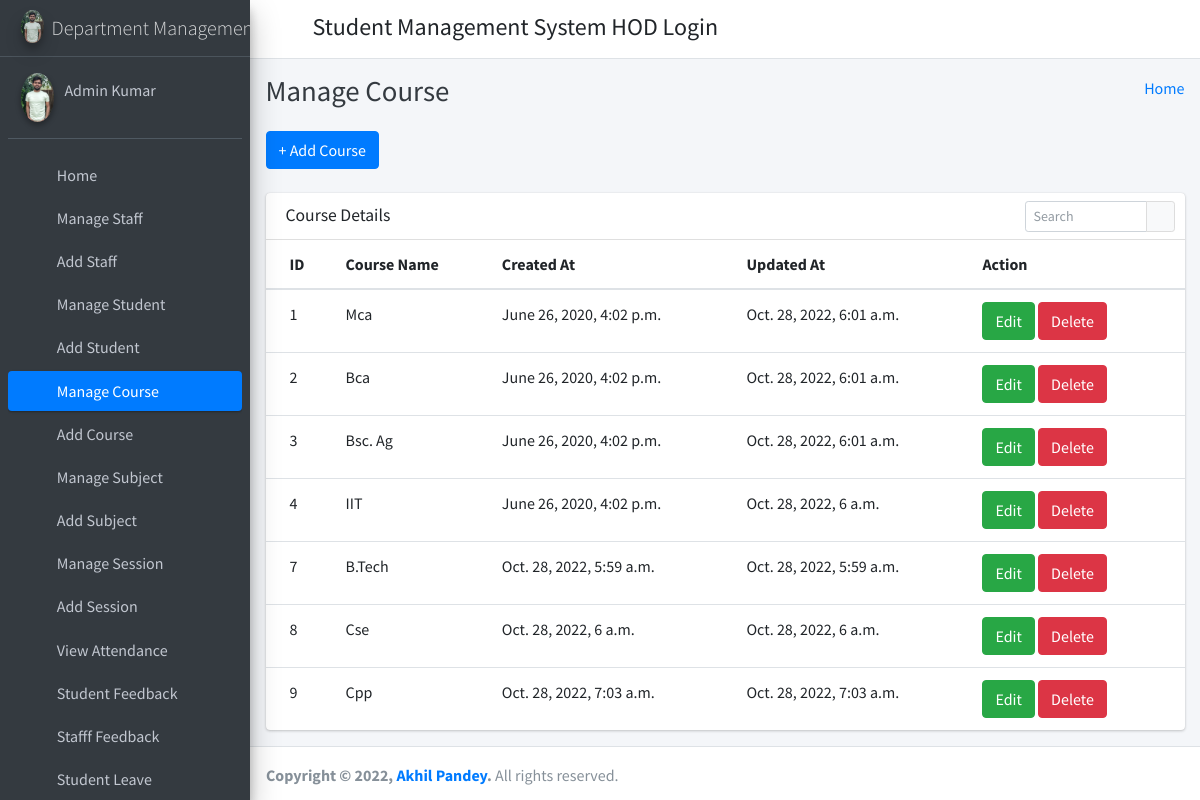
/manage_course/ (signed in), run on the app's committed database.
### student_management_app/models.py (models this page shows)
class CustomUser(AbstractUser):
    user_type_data = ((1, "HOD"), (2, "Staff"), (3, "Student"))
    user_type = models.CharField(default=1, choices=user_type_data, max_length=10)

class Courses(models.Model):
    id = models.AutoField(primary_key=True)
    course_name = models.CharField(max_length=255)
    created_at = models.DateTimeField(auto_now_add=True)
    updated_at = models.DateTimeField(auto_now=True)
    objects = models.Manager()

### student_management_app/HodViews.py (the view)
# urls.py: path('manage_course/', HodViews.manage_course, name="manage_course"),
def manage_course(request):
    courses = Courses.objects.all()
    context = {
        "courses": courses
    }
    return render(request, 'hod_template/manage_course_template.html', context)

### student_management_app/LoginCheckMiddleWare.py (called while the page is built, shortened)
    def process_view(self, request, view_func, view_args, view_kwargs):
        modulename = view_func.__module__
        user = request.user
        if user.is_authenticated:
            if user.user_type == "1":
                if modulename == "student_management_app.HodViews":
                    pass
                elif modulename == "student_management_app.views" or modulename == "django.views.static":
                    pass
                else:
                    return redirect("admin_home")
            else:
                return redirect("login")
        else:
            if request.path == reverse("login") or request.path == reverse("doLogin"):
                pass
            else:
                return redirect("login")

### student_management_app/templates/hod_template/manage_course_template.html (shortened to what this page needs)
{% extends 'hod_template/base_template.html' %}
{% block page_title %}
    Manage Course
{% endblock page_title %}
{% block main_content %}
{% load static %}
<section class="content">
        <div class="container-fluid">
            <a class="btn btn-primary" href="{% url 'add_course' %}" role="button">+ Add Course</a> <br/>&nbsp;
            <div class="row">
                <div class="col-md-12">
                    <div class="card">
                        <div class="card-header">
                            <h3 class="card-title">Course Details</h3>
                            <div class="card-tools">
                            <div class="input-group input-group-sm" style="width: 150px;">
                                <input type="text" name="table_search" class="form-control float-right" placeholder="Search">
                                <div class="input-group-append">
                                <button type="submit" class="btn btn-default"><i class="fas fa-search"></i></button>
                                </div>
                            </div>
                            </div>
                        </div>
                        <div class="card-body table-responsive p-0">
                            <table class="table table-hover text-nowrap">
                            <thead>
                                <tr>
                                <th>ID</th>
                                <th>Course Name</th>
                                <th>Created At</th>
                                <th>Updated At</th>
                                <th>Action</th>
                                </tr>
                            </thead>
                            <tbody>
                                {% for course in courses %}
                                <tr>
                                <td>{{ course.id }}</td>
                                <td>{{ course.course_name }}</td>
                                <td>{{ course.created_at }}</td>
                                <td>{{ course.updated_at }}</td>
                                <td>
                                    <a href="{% url 'edit_course' course.id %}" class="btn btn-success">Edit</a>
                                    <a href="{% url 'delete_course' course.id %}" class="btn btn-danger">Delete</a>
                                </td>
                                </tr>
                                {% endfor %}
                            </tbody>
                            </table>
                        </div>
                        </div>
                </div>
            </div>
        </div>
      </section>
  {% endblock main_content %}

### student_management_app/templates/hod_template/base_template.html (shortened to what this page needs)
{% load static %}
<!DOCTYPE html>
<html>
<head>
  <link rel="stylesheet" href="{% static "fontawesome-free/css/all.min.css" %}">
  <link rel="stylesheet" href="https://code.ionicframework.com/ionicons/2.0.1/css/ionicons.min.css">
  <link rel="stylesheet" href="{% static 'tempusdominus-bootstrap-4/css/tempusdominus-bootstrap-4.min.css' %}">
  <link rel="stylesheet" href="{% static "icheck-bootstrap/icheck-bootstrap.min.css" %}">
  <link rel="stylesheet" href="{% static "jqvmap/jqvmap.min.css" %}">
  <link rel="stylesheet" href="{% static 'dist/css/adminlte.min.css'  %}">
  <link rel="stylesheet" href="{% static "overlayScrollbars/css/OverlayScrollbars.min.css" %}">
  <link rel="stylesheet" href="{% static "daterangepicker/daterangepicker.css" %}">
  <link rel="stylesheet" href="{% static "summernote/summernote-bs4.css" %}">
</head>
<body class="hold-transition sidebar-mini layout-fixed">
  <div class="wrapper">
    <nav class="main-header navbar navbar-expand navbar-white navbar-light">
      <ul class="navbar-nav">
        <li class="nav-item">
          <a class="nav-link" data-widget="pushmenu" href="#" role="button"><i class="fas fa-bars"></i></a>
        </li>
      </ul>
      <h4 style="margin-left: 10px; margin-top: 5px;">Student Management System HOD Login</h4>
      <ul class="navbar-nav ml-auto">
      <li class="nav-item dropdown">
        <a class="nav-link" data-toggle="dropdown" href="#" aria-expanded="false">
          <i class="fas fa-cog"></i>
        </a>
      </li>
    </ul>
    </nav>
    {% include 'hod_template/sidebar_template.html' with user=user id=id %}
    <div class="content-wrapper">
      <div class="content-header">
        <div class="container-fluid">
          <div class="row mb-2">
            <div class="col-sm-6">
              <h1 class="m-0 text-dark">
                {% block page_title %}
                {% endblock page_title %}
              </h1>
            </div>
            <div class="col-sm-6">
              <ol class="breadcrumb float-sm-right">
                <li class="breadcrumb-item"><a href="{% url 'admin_home' %}">Home</a></li>
              </ol>
            </div>
          </div>
        </div>
      </div>
      {% block main_content %}
      {% endblock main_content %}
    </div>
    {% include 'hod_template/footer.html' %}
  </div>
</body>
</html>

### student_management_app/templates/hod_template/sidebar_template.html (shortened to what this page needs)
{% load static %}
<aside class="main-sidebar sidebar-dark-primary elevation-4">
      <a href="{% url 'admin_home' %}" class="brand-link">
        <img src="{% static 'dist/img/hero.jpg' %}" alt="AdminLTE Logo" class="brand-image img-circle elevation-3"
            style="opacity: .8">
        <span class="brand-text font-weight-light">Department Management</span>
      </a>
      <div class="sidebar">
        <div class="user-panel mt-3 pb-3 mb-3 d-flex">
          <div class="image">
            <img src="{% static 'dist/img/hero.jpg' %}" class="img-circle elevation-2" alt="User Image">
          </div>
          <div class="info">
            <a href="{% url 'admin_profile' %}" class="d-block">{{ user.first_name }} {{ user.last_name }}</a>
          </div>
        </div>
        <nav class="mt-2">
          <ul class="nav nav-pills nav-sidebar flex-column" data-widget="treeview" role="menu" data-accordion="false">
            <li class="nav-item">
              {% url 'admin_home' as admin_home %}
              <a href="{{ admin_home }}" class="nav-link {% if request.path == admin_home %} active {% endif %}">
                <i class="nav-icon fas fa-tachometer-alt"></i>
                <p>
                  Home
                </p>
              </a>
            </li>
            <li class="nav-item">
              {% url 'manage_staff' as manage_staff %}
              {% url 'edit_staff' staff_id=id as edit_staff %}
              <a href="{{ manage_staff }}" class="nav-link {% if request.path == manage_staff %} active {% endif %} {% if request.path == edit_staff %} active {% endif %}">
                <i class="nav-icon fas fa-chalkboard-teacher"></i>
                <p>
                  Manage Staff
                </p>
              </a>
            </li>
            <li class="nav-item">
              {% url 'add_staff' as add_staff %}
              <a href="{{ add_staff }}" class="nav-link {% if request.path == add_staff %} active {% endif %}">
                <i class="nav-icon fas fa-th"></i>
                <p>
                  Add Staff
                </p>
              </a>
            </li>
            <li class="nav-item">
              {% url 'manage_student' as manage_student %}
              {% url 'edit_student' student_id=id as edit_student %}
              <a href="{{ manage_student }}" class="nav-link {% if request.path == manage_student %} active {% endif %} {% if request.path == edit_student %} active {% endif %}">
                <i class="nav-icon fas fa-user-graduate"></i>
                <p>
                  Manage Student
                </p>
              </a>
            </li>
            <li class="nav-item">
              {% url 'add_student' as add_student %}
              <a href="{{ add_student }}" class="nav-link {% if request.path == add_student %} active {% endif %}">
                <i class="nav-icon fas fa-th"></i>
                <p>
                  Add Student
                </p>
              </a>
            </li>
            <li class="nav-item">
              {% url 'manage_course' as manage_course %}
              {% url 'edit_course' course_id=id as edit_course %}
              <a href="{{ manage_course }}" class="nav-link {% if request.path == manage_course %} active {% endif %} {% if request.path == edit_course %} active {% endif %}">
                <i class="nav-icon fas fa-chalkboard"></i>
                <p>
                  Manage Course
                </p>
              </a>
            </li>
            <li class="nav-item">
            {% url 'add_course' as add_course %}
              <a href="{{ add_course }}" class="nav-link {% if request.path == add_course %} active {% endif %}">
                <i class="nav-icon fas fa-th"></i>
                <p>
                  Add Course
                </p>
              </a>
            </li>
            <li class="nav-item">
              {% url 'manage_subject' as manage_subject %}
              {% url 'edit_subject' subject_id=id as edit_subject %}
              <a href="{{ manage_subject }}" class="nav-link {% if request.path == manage_subject %} active {% endif %} {% if request.path == edit_subject %} active {% endif %}">
                <i class="nav-icon fas fa-book"></i>
                <p>
                  Manage Subject
                </p>
              </a>
            </li>
            <li class="nav-item">
              {% url 'add_subject' as add_subject %}
              <a href="{{ add_subject }}" class="nav-link {% if request.path == add_subject %} active {% endif %}">
                <i class="nav-icon fas fa-th"></i>
                <p>
                  Add Subject
                </p>
              </a>
            </li>
            <li class="nav-item">
              {% url 'manage_session' as manage_session %}
              {% url 'edit_session' session_id=id as edit_session %}
              <a href="{{ manage_session }}" class="nav-link {% if request.path == manage_session %} active {% endif %} {% if request.path == edit_session %} active {% endif %}">
                <i class="nav-icon fas fa-graduation-cap"></i>
                <p>
                  Manage Session
                </p>
              </a>
            </li>
            <li class="nav-item">
              {% url 'add_session' as add_session %}
              <a href="{{ add_session }}" class="nav-link {% if request.path == add_session %} active {% endif %}">
                <i class="nav-icon fas fa-th"></i>
                <p>
                  Add Session
                </p>
              </a>
            </li>
            <li class="nav-item">
              {% url 'admin_view_attendance' as admin_view_attendance %}
              <a href="{{ admin_view_attendance }}" class="nav-link {% if request.path == admin_view_attendance %} active {% endif %}">
                <i class="nav-icon fas fa-calendar-alt"></i>
                <p>
                  View Attendance
                </p>
              </a>
            </li>
            <li class="nav-item">
              {% url 'student_feedback_message' as student_feedback_message %}
              <a href="{{ student_feedback_message }}" class="nav-link {% if request.path == student_feedback_message %} active {% endif %}">
                <i class="nav-icon fas fa-th"></i>
                <p>
                  Student Feedback
                </p>
              </a>
            </li>
            <li class="nav-item">
              {% url 'staff_feedback_message' as staff_feedback_message %}
              <a href="{{ staff_feedback_message }}" class="nav-link {% if request.path == staff_feedback_message %} active {% endif %}">
                <i class="nav-icon fas fa-th"></i>
                <p>
                  Stafff Feedback
                </p>
              </a>
            </li>
            <li class="nav-item">
              {% url 'student_leave_view' as student_leave_view %}
              <a href="{{ student_leave_view }}" class="nav-link {% if request.path == student_leave_view %} active {% endif %}">
                <i class="nav-icon fas fa-th"></i>
                <p>
                  Student Leave
                </p>
              </a>
            </li>
          </ul>
        </nav>
      </div>
    </aside>

### student_management_app/templates/hod_template/footer.html (shortened to what this page needs)
<footer class="main-footer">
      <strong>Copyright &copy; {% now "Y" %}, <a href="/">Akhil Pandey</a>.</strong>
      All rights reserved.
    </footer>

### data on the page
CustomUser: first_name "Admin", last_name "Kumar"
Courses: id "1", course_name "Mca", created_at "June 26, 2020, 4:02 p.m.", updated_at "Oct. 28, 2022, 6:01 a.m."
Courses: id "2", course_name "Bca", created_at "June 26, 2020, 4:02 p.m.", updated_at "Oct. 28, 2022, 6:01 a.m."
Courses: id "3", course_name "Bsc. Ag", created_at "June 26, 2020, 4:02 p.m.", updated_at "Oct. 28, 2022, 6:01 a.m."
Courses: id "4", course_name "IIT", created_at "June 26, 2020, 4:02 p.m.", updated_at "Oct. 28, 2022, 6 a.m."
Courses: id "7", course_name "B.Tech", created_at "Oct. 28, 2022, 5:59 a.m.", updated_at "Oct. 28, 2022, 5:59 a.m."
Courses: id "8", course_name "Cse", created_at "Oct. 28, 2022, 6 a.m.", updated_at "Oct. 28, 2022, 6 a.m."
Courses: id "9", course_name "Cpp", created_at "Oct. 28, 2022, 7:03 a.m.", updated_at "Oct. 28, 2022, 7:03 a.m."
